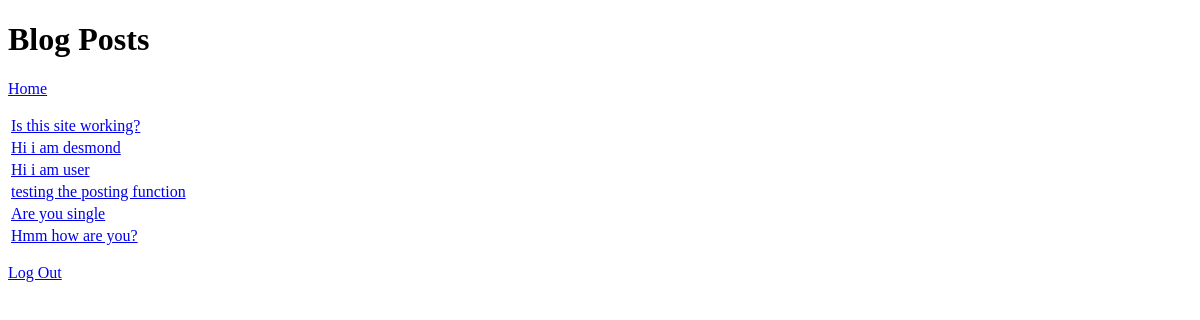
The app's page /posts (signed in), older data.
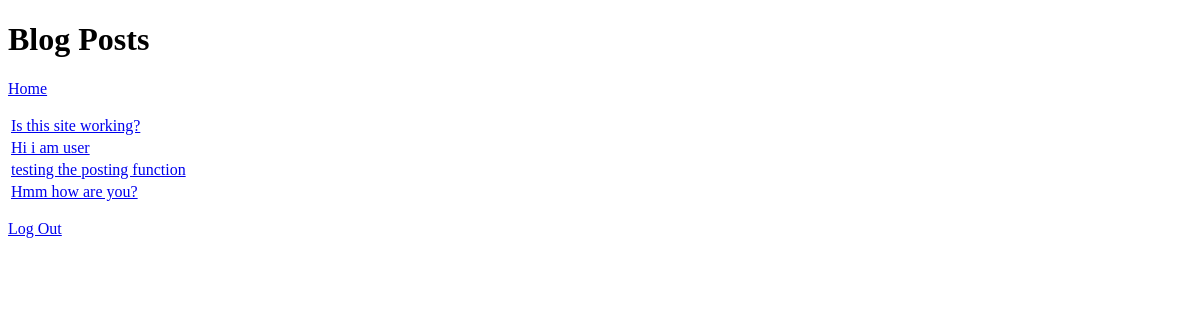
The same page, newer data.
### tables this page shows
CREATE TABLE "Blogs" (
	"id"	INTEGER PRIMARY KEY AUTOINCREMENT,
	"blogger_id"	INTEGER NOT NULL,
	"post"	TEXT NOT NULL
);

### blog.py (the view)
@app.route('/posts')
def posts():
    if session['logged_in']==False:
        return redirect(url_for('sign_in'))
    else:
        user_id = session['user_id']
        db = get_db()
        user_posts = db.execute('SELECT * FROM Blogs').fetchall()
        return render_template('posts.html', user_posts=user_posts)

### blog.py (called while the page is built)
def get_db():
    db = sqlite3.connect('blog.sqlite3')
    db.row_factory = sqlite3.Row
    return db

### templates/posts.html
{% extends "layout.html" %}
{% block body %}
<h1>Blog Posts</h1>
<p><a href="{{ url_for('home')}}">Home</a></p>
<table>
    {% for post in user_posts %}
        <tr>
            <td>
                <a href="{{ url_for('view', id=post['id']) }}">
                    {{ post['post'] }}
                </a>
            </td>
        </tr>
    {% endfor %}
</table>
<p><a href="{{ url_for('log_out')}}">Log Out</a></p>
{% endblock %}

Row changes from the older to the newer data that the page shows:
removed Blogs: post "Hi i am desmond"
removed Blogs: post "Are you single"
